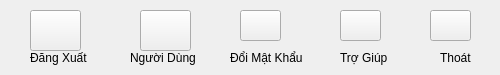
         <widget class="QWidget" name="tab">
          <attribute name="title">
           <string>Hệ Thống</string>
          </attribute>
          <widget class="QPushButton" name="pushButton">
           <property name="geometry">
            <rect>
             <x>30</x>
             <y>10</y>
             <width>51</width>
             <height>41</height>
            </rect>
           </property>
           <property name="styleSheet">
            <string notr="true">QPushButton {
	border-image: url(C:/Users/Admin/Documents/cnpm/logout.jpg);
	color: white;
}

QPushButton:hover {
	border-image: url(C:/Users/Admin/Documents/cnpm/logout_hover.jpg);
}</string>
           </property>
           <property name="text">
            <string/>
           </property>
          </widget>
          <widget class="QPushButton" name="pushButton_2">
           <property name="geometry">
            <rect>
             <x>240</x>
             <y>10</y>
             <width>41</width>
             <height>31</height>
            </rect>
           </property>
           <property name="styleSheet">
            <string notr="true">QPushButton {
	border-image: url(C:/Users/Admin/Documents/cnpm/change password.png);
	color: white;
}

QPushButton:hover {
	border-image: url(C:/Users/Admin/Documents/cnpm/change password_hover.png);
}</string>
           </property>
           <property name="text">
            <string/>
           </property>
          </widget>
          <widget class="QPushButton" name="pushButton_3">
           <property name="geometry">
            <rect>
             <x>140</x>
             <y>10</y>
             <width>51</width>
             <height>41</height>
            </rect>
           </property>
           <property name="styleSheet">
            <string notr="true">QPushButton {
	border-image: url(C:/Users/Admin/Documents/cnpm/user.png);
	color: white;
}
QPushButton:hover {
	border-image: url(C:/Users/Admin/Documents/cnpm/user_hover.png);
}</string>
           </property>
           <property name="text">
            <string/>
           </property>
          </widget>
          <widget class="QPushButton" name="pushButton_4">
           <property name="geometry">
            <rect>
             <x>340</x>
             <y>10</y>
             <width>41</width>
             <height>31</height>
            </rect>
           </property>
           <property name="styleSheet">
            <string notr="true">QPushButton {
	border-image: url(C:/Users/Admin/Documents/cnpm/help.png);
	color: white;
}

QPushButton:hover {
	border-image: url(C:/Users/Admin/Documents/cnpm/help_hover.png);
}</string>
           </property>
           <property name="text">
            <string/>
           </property>
          </widget>
          <widget class="QLabel" name="label_2">
           <property name="geometry">
            <rect>
             <x>30</x>
             <y>50</y>
             <width>71</width>
             <height>16</height>
            </rect>
           </property>
           <property name="text">
            <string>Đăng Xuất</string>
           </property>
          </widget>
          <widget class="QLabel" name="label_3">
           <property name="geometry">
            <rect>
             <x>230</x>
             <y>50</y>
             <width>81</width>
             <height>16</height>
            </rect>
           </property>
           <property name="text">
            <string>Đổi Mật Khẩu</string>
           </property>
          </widget>
          <widget class="QLabel" name="label_4">
           <property name="geometry">
            <rect>
             <x>130</x>
             <y>50</y>
             <width>71</width>
             <height>16</height>
            </rect>
           </property>
           <property name="text">
            <string>Người Dùng</string>
           </property>
          </widget>
          <widget class="QLabel" name="label_5">
           <property name="geometry">
            <rect>
             <x>340</x>
             <y>50</y>
             <width>51</width>
             <height>16</height>
            </rect>
           </property>
           <property name="text">
            <string>Trợ Giúp</string>
           </property>
          </widget>
          <widget class="QPushButton" name="pushButton_14">
           <property name="geometry">
            <rect>
             <x>430</x>
             <y>10</y>
             <width>41</width>
             <height>31</height>
            </rect>
           </property>
           <property name="styleSheet">
            <string notr="true">QPushButton {
	border-image: url(C:/Users/Admin/Documents/cnpm/exit.png);
	color: white;
}

QPushButton:hover {
	border-image: url(C:/Users/Admin/Documents/cnpm/exit_hover.png);
}</string>
           </property>
           <property name="text">
            <string/>
           </property>
          </widget>
          <widget class="QLabel" name="label_6">
           <property name="geometry">
            <rect>
             <x>440</x>
             <y>50</y>
             <width>51</width>
             <height>16</height>
            </rect>
           </property>
           <property name="text">
            <string>Thoát</string>
           </property>
          </widget>
         </widget>
